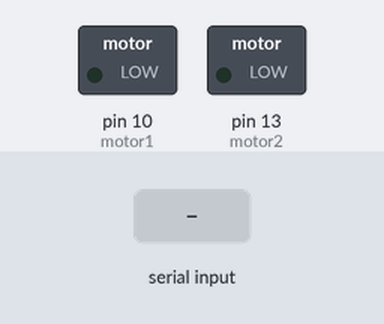
The sketch below on a simulated Arduino Uno, built with avr-gcc and run on an emulated ATmega328P. Shown: switched loads named in the sketch (green lamp = pin HIGH). Inputs (shaded band) come from the test bench.

Above: at 1.2 s.
1.3 s: "1" received over Serial
At 2.5 s:
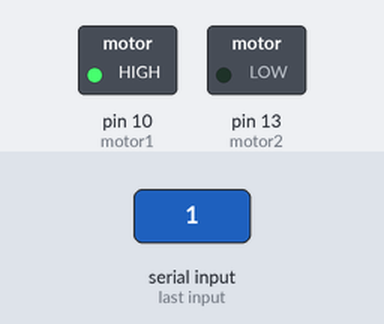
2.8 s: "2" received over Serial
At 3.8 s:
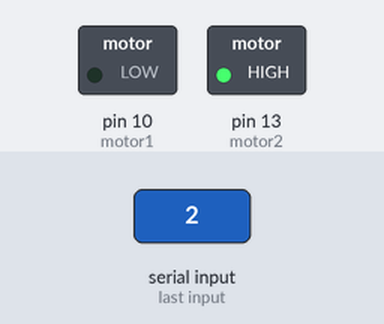
4.3 s: "0" received over Serial
At 4.9 s:
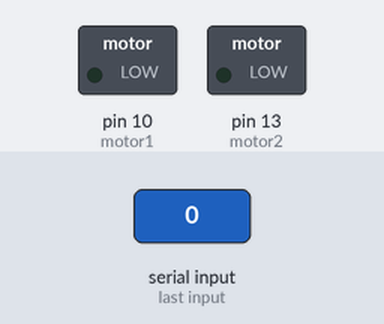
Timing chart, 0 to 7.3 s (numbered marks = the images above; inputs shaded):
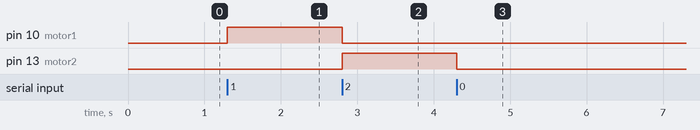

The sketch:

step1.ino
```cpp
int motor1 = 10; //모터1(정회전) 10번핀으로 제어
int motor2 = 13; //모터2(역회전) 13번핀으로 제어

void setup() {
  pinMode(motor1, OUTPUT); //motor1 출력
  pinMode(motor2, OUTPUT); //motor2 출력
  Serial.begin(9600); //시리얼통신
}

void loop() {

  if (Serial.available())
  {
    char in_data;
    in_data = Serial.read();
    if (in_data == '1') //데이터값 '1'을 입력했을 때
    {
      digitalWrite(motor1, HIGH); //모터1(정회전)  작동
      digitalWrite(motor2, LOW); //모터2(역회전)  멈춤
    }
    else if (in_data == '2') //데이터값 '2'를 입력했을 때
    {
      digitalWrite(motor1, LOW); //모터1(정회전)  멈춤
      digitalWrite(motor2, HIGH); //모터2(역회전)  작동
    }
    else //그 이외의 값 입력시
    {
      digitalWrite(motor1, LOW); //모터1(정회전)  멈춤
      digitalWrite(motor2, LOW); //모터2(역회전)  멈춤
    }
  }
}
```

Measured:
- after the input at 1.3 s, pin 10 (motor1): LOW → HIGH at once
- after the input at 2.8 s, pin 10 (motor1): HIGH → LOW at once; pin 13 (motor2): LOW → HIGH at once
- after the input at 4.3 s, pin 13 (motor2): HIGH → LOW at once
